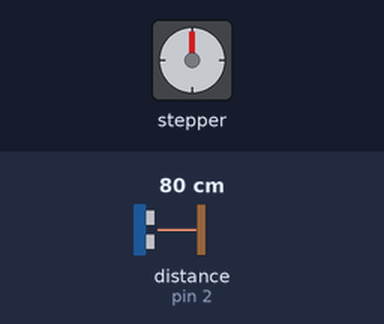
This sketch was run on a simulated Arduino Uno, built with avr-gcc and run on an emulated ATmega328P. On the bench: stepper motor. Wiring (inferred from the names in the program): ultrasonic range finder: trigger pin 3; echo pin 2. The inputs (shaded band) are chosen by the test bench; at power-on: distance to the obstacle (sensor on pin 2) 80 cm. The echo pulse lasts 58.3 µs per cm; stepper angles assume 2048 steps per turn.

Above: at 1.2 s.
1.3 s: distance to the obstacle (sensor on pin 2) set to 11 cm
2.8 s: distance to the obstacle (sensor on pin 2) set to 8 cm
At 3.25 s:
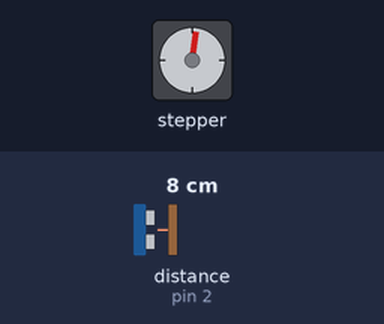
At 3.85 s:
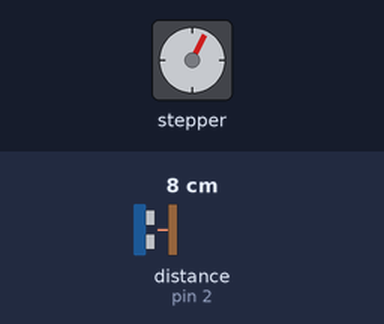
Timing chart, 0 to 20.8 s (numbered marks = the images above; inputs shaded):
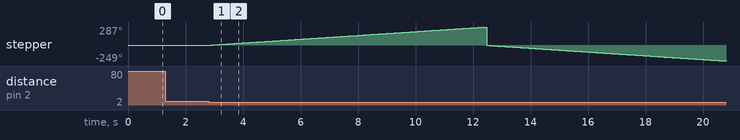

Measured:
- the behaviour switches between 10 and 9 cm on distance to the obstacle (sensor on pin 2) (found by bisection; images 0 and 1)
- after the input at 1.3 s, every drawn part: stays the same
- after the input at 2.8 s, stepper: turns 287° clockwise in 9.6 s, then 535° counter-clockwise in 8.3 s

The sketch:

digitalfabrication_ready.ino.ino
```cpp
#include <Stepper.h>

#define ECHO_PIN 2
#define TRIG_PIN 3

// state machines
enum rotation{LEFT=0,RIGHT=1};
enum runstate{WAIT=0, RUN=1};

enum rotation rot_direction = LEFT;
enum runstate run_state = WAIT;

const int stepsPerRevolution = 2048;  // change this to fit the number of steps per revolution
// for your motor

// initialize the stepper library on pins 8 through 11:
Stepper myStepper(stepsPerRevolution, 8, 9, 10, 11);

void setState(int threshold) {
  digitalWrite(TRIG_PIN, LOW);
  delayMicroseconds(2);

  digitalWrite(TRIG_PIN, HIGH);
  delayMicroseconds(10);
  digitalWrite(TRIG_PIN, LOW);
  int distance = pulseIn(ECHO_PIN, HIGH) * 0.034 / 2;

  if(distance <= threshold) {
    run_state = RUN;
    rot_direction = (enum rotation)((int)rot_direction + 1) % 2;
  }
}
void setRotation(Stepper stepper) {
  if(run_state == RUN && rot_direction == RIGHT) {
    stepper.step(stepsPerRevolution * 4/5);
  } else if(run_state == RUN && rot_direction == LEFT) {
      stepper.step(-stepsPerRevolution * 4/5);
  }
  run_state = WAIT;
}

void setup() {
  // PINS
  pinMode(ECHO_PIN,INPUT);
  pinMode(TRIG_PIN, OUTPUT);

  // set the speed at 60 rpm:
  myStepper.setSpeed(5);
  // initialize the serial port:
  Serial.begin(9600);
}

void loop() {
  setState(8);
  setRotation(myStepper);
}
```

project_x.c
```cpp
// Code for the machine

#ifndef _SYSTEM
#define intel.h
#endif

void main(){
  // todo
}
```
